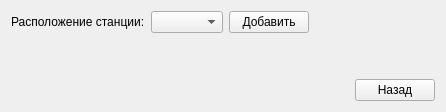
              <widget class="QWidget" name="addStationPage">
               <layout class="QGridLayout" name="gridLayout_8">
                <item row="0" column="1">
                 <widget class="QComboBox" name="addStationLocationComboBox"/>
                </item>
                <item row="2" column="2">
                 <spacer name="horizontalSpacer_4">
                  <property name="orientation">
                   <enum>Qt::Horizontal</enum>
                  </property>
                  <property name="sizeHint" stdset="0">
                   <size>
                    <width>40</width>
                    <height>20</height>
                   </size>
                  </property>
                 </spacer>
                </item>
                <item row="0" column="2">
                 <widget class="QPushButton" name="addStatuinButton">
                  <property name="text">
                   <string>Добавить</string>
                  </property>
                 </widget>
                </item>
                <item row="2" column="5">
                 <widget class="QPushButton" name="pushButton_4">
                  <property name="text">
                   <string>Назад</string>
                  </property>
                 </widget>
                </item>
                <item row="0" column="0">
                 <widget class="QLabel" name="label">
                  <property name="text">
                   <string>Расположение станции:</string>
                  </property>
                 </widget>
                </item>
                <item row="2" column="3">
                 <spacer name="horizontalSpacer_7">
                  <property name="orientation">
                   <enum>Qt::Horizontal</enum>
                  </property>
                  <property name="sizeHint" stdset="0">
                   <size>
                    <width>40</width>
                    <height>20</height>
                   </size>
                  </property>
                 </spacer>
                </item>
                <item row="2" column="1">
                 <spacer name="horizontalSpacer_6">
                  <property name="orientation">
                   <enum>Qt::Horizontal</enum>
                  </property>
                  <property name="sizeHint" stdset="0">
                   <size>
                    <width>40</width>
                    <height>20</height>
                   </size>
                  </property>
                 </spacer>
                </item>
                <item row="0" column="5">
                 <spacer name="horizontalSpacer_3">
                  <property name="orientation">
                   <enum>Qt::Horizontal</enum>
                  </property>
                  <property name="sizeHint" stdset="0">
                   <size>
                    <width>40</width>
                    <height>20</height>
                   </size>
                  </property>
                 </spacer>
                </item>
                <item row="2" column="0">
                 <spacer name="horizontalSpacer_5">
                  <property name="orientation">
                   <enum>Qt::Horizontal</enum>
                  </property>
                  <property name="sizeHint" stdset="0">
                   <size>
                    <width>40</width>
                    <height>20</height>
                   </size>
                  </property>
                 </spacer>
                </item>
                <item row="1" column="5">
                 <spacer name="verticalSpacer_10">
                  <property name="orientation">
                   <enum>Qt::Vertical</enum>
                  </property>
                  <property name="sizeType">
                   <enum>QSizePolicy::Maximum</enum>
                  </property>
                  <property name="sizeHint" stdset="0">
                   <size>
                    <width>20</width>
                    <height>40</height>
                   </size>
                  </property>
                 </spacer>
                </item>
               </layout>
              </widget>
